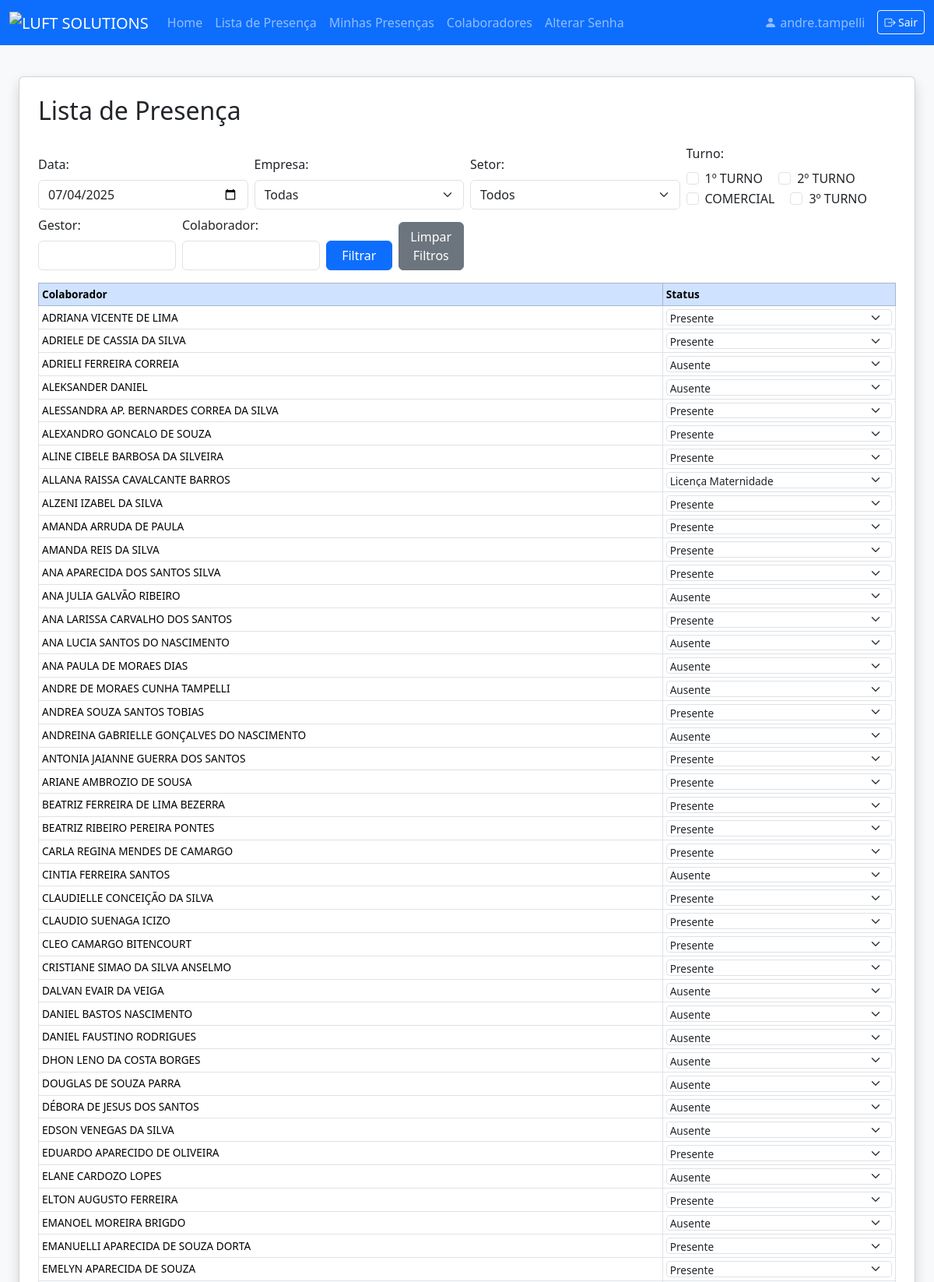
The page /lista_presenca (signed in, upper part) on the database its author committed.
### models.py (models this page shows)
class User(db.Model):
    id = db.Column(db.Integer, primary_key=True)
    nome_completo = db.Column(db.String(150), nullable=False)
    username = db.Column(db.String(80), unique=True, nullable=False)
    password = db.Column(db.String(200), nullable=False)
    role = db.Column(db.String(20), nullable=False, default='lider')
    empresa_id = db.Column(db.Integer, db.ForeignKey('empresa.id'))
    setor_id = db.Column(db.Integer, db.ForeignKey('setor.id'))
    empresas = db.relationship('Empresa', secondary=user_empresas, backref='usuarios')
    empresa = db.relationship('Empresa')
    setor = db.relationship('Setor')
    precisa_trocar_senha = db.Column(db.Boolean, default=True)

class Colaborador(db.Model):
    id = db.Column(db.Integer, primary_key=True)
    nome = db.Column(db.String(150), nullable=False)
    cpf = db.Column(db.String(14), unique=True, nullable=False)
    funcao = db.Column(db.String(100))
    admissao = db.Column(db.String(30), nullable=False)
    setor_id = db.Column(db.Integer, db.ForeignKey('setor.id'))
    empresa_id = db.Column(db.Integer, db.ForeignKey('empresa.id'))
    turno = db.Column(db.String(30))
    empregador = db.Column(db.String(150))
    situacao = db.Column(db.String(50))
    gestor = db.Column(db.String(150))
    setor = db.relationship('Setor')
    empresa = db.relationship('Empresa')

### app.py (the view)
@app.route('/lista_presenca', methods=['GET', 'POST'])
@login_required
def lista_presenca():
    if not has_permission(g.user, 'can_access_lista_presenca'):
        flash('Sem acesso.')
        return redirect(url_for('index'))
    user = g.user
    if request.method == 'POST':
        data_str = request.form.get('data')
        filtro_nome = request.form.get('filtro_nome', '')
        filtro_empresa = request.form.get('filtro_empresa', '')
        filtro_setor = request.form.get('filtro_setor', '')
        filtro_turno = request.form.get('filtro_turno', '')
        filtro_gestor = request.form.get('filtro_gestor', '')
        colaborador_ids = request.form.getlist('colaborador_ids')
        if colaborador_ids:
            colaboradores = Colaborador.query.filter(Colaborador.id.in_(colaborador_ids)).order_by(Colaborador.nome).all()
            for colaborador in colaboradores:
                status = request.form.get(f'status_{colaborador.id}', 'ausente')
                presenca = Presenca.query.filter_by(
                    colaborador_id=colaborador.id,
                    data=datetime.strptime(data_str, '%Y-%m-%d').date()
                ).first()
                if presenca:
                    presenca.status = status
                    presenca.usuario_id = user.id
                else:
                    presenca = Presenca(
                        colaborador_id=colaborador.id,
                        usuario_id=user.id,
                        data=datetime.strptime(data_str, '%Y-%m-%d').date(),
                        status=status
                    )
                    db.session.add(presenca)
            db.session.commit()
            flash('Lista de presença salva com sucesso!')
        else:
            flash('Nenhum colaborador filtrado para salvar!')
        return redirect(url_for('lista_presenca', data=data_str,
                                filtro_nome=filtro_nome,
                                filtro_empresa=filtro_empresa, filtro_setor=filtro_setor,
                                filtro_turno=filtro_turno, filtro_gestor=filtro_gestor))
    else:
        data_str = request.args.get('data')
        filtro_nome = request.args.get('filtro_nome', '')
        filtro_empresa = request.args.get('filtro_empresa', '')
        filtro_setor = request.args.get('filtro_setor', '')
        filtro_turno = request.args.getlist('filtro_turno')
        filtro_gestor = request.args.get('filtro_gestor', '')
    if data_str:
        try:
            data_selecionada = datetime.strptime(data_str, '%Y-%m-%d').date()
        except Exception:
            data_selecionada = date.today()
    else:
        data_selecionada = date.today()
    query = Colaborador.query
    if user.role in ['admin', 'master', 'rh']:
        pass
    elif user.role == 'coordenador':
        empresa_ids = [e.id for e in user.empresas]
        query = query.filter(Colaborador.empresa_id.in_(empresa_ids))
    else:
        query = query.filter(Colaborador.gestor == user.nome_completo)
    if filtro_nome:
        query = query.filter(Colaborador.nome.ilike(f'%{filtro_nome}%'))
    if filtro_empresa:
        query = query.filter(Colaborador.empresa_id == int(filtro_empresa))
    if filtro_setor:
        query = query.filter(Colaborador.setor_id == int(filtro_setor))
    if filtro_turno:
        query = query.filter(Colaborador.turno.in_(filtro_turno))
    if filtro_gestor:
        query = query.filter(Colaborador.gestor.ilike(f'%{filtro_gestor}%'))
    colaboradores = query.order_by(Colaborador.nome).all()
    presencas = {p.colaborador_id: p for p in Presenca.query.filter(
        Presenca.data == data_selecionada,
        Presenca.colaborador_id.in_([c.id for c in colaboradores])
    ).all()}
    empresas = Empresa.query.order_by(Empresa.nome).all()
    setores = Setor.query.order_by(Setor.nome).all()
    turnos = ['1º TURNO', '2º TURNO', 'COMERCIAL', '3º TURNO']
    gestores = [g[0] for g in db.session.query(Colaborador.gestor).filter(Colaborador.gestor != None).distinct().order_by(Colaborador.gestor).all()]
    return render_template(
        'lista_presenca.html',
        user=user,
        colaboradores=colaboradores,
        presencas=presencas,
        data_selecionada=data_selecionada,
        empresas=empresas,
        setores=setores,
        turnos=turnos,
        filtro_nome=filtro_nome,
        filtro_empresa=filtro_empresa,
        filtro_setor=filtro_setor,
        filtro_turno=filtro_turno,
        filtro_gestor=filtro_gestor,
        gestores=gestores
    )

### app.py (called while the page is built)
@app.after_request
def add_no_cache_headers(response):
    response.headers['Cache-Control'] = 'no-store, no-cache, must-revalidate, private'
    response.headers['Pragma'] = 'no-cache'
    response.headers['Expires'] = '0'
    return response

@app.before_request
def load_logged_in_user():
    user_id = session.get('user_id')
    g.user = None
    if user_id is not None:
        g.user = User.query.get(user_id)
    public_routes = ['login', 'static', 'home']
    if not g.user and request.endpoint not in public_routes:
        flash('Faça login para acessar esta página.')
        return redirect(url_for('login', next=request.url))

def login_required(f):
    @wraps(f)
    def decorated_function(*args, **kwargs):
        if g.user is None:
            flash('Faça login para acessar esta página.')
            return redirect(url_for('login', next=request.url))
        return f(*args, **kwargs)
    return decorated_function

def has_permission(user, perm_field):
    if not user:
        return False
    if user.username == MASTER_USER:
        return True
    perm = Permission.query.filter_by(role=user.role).first()
    return getattr(perm, perm_field, False) if perm else False

### templates/lista_presenca.html (shortened to what this page needs)
<!DOCTYPE html>
<html lang="pt-br">
<head>
    <link href="https://cdn.jsdelivr.net/npm/bootstrap@5.3.3/dist/css/bootstrap.min.css" rel="stylesheet">
</head>
<body class="bg-light">
{% extends "navbar.html" %}
{% block content %}
<div class="container-fluid mt-3">
<div class="card shadow p-4 mb-4">
    <h2 class="mb-4">Lista de Presença</h2>
    <form method="get" class="row align-items-end g-2 mb-3" autocomplete="off">
        <div class="col-12 col-md-3">
            <label for="data" class="form-label">Data:</label>
            <input type="date" id="data" name="data" class="form-control"
                   value="{{ data_selecionada.strftime('%Y-%m-%d') }}">
        </div>
        <div class="col-12 col-md-3">
            <label for="filtro_empresa" class="form-label">Empresa:</label>
            <select id="filtro_empresa" name="filtro_empresa" class="form-select">
                <option value="">Todas</option>
            </select>
        </div>
        <div class="col-12 col-md-3">
            <label for="filtro_setor" class="form-label">Setor:</label>
            <select id="filtro_setor" name="filtro_setor" class="form-select">
                <option value="">Todos</option>
            </select>
        </div>
        <div class="col-12 col-md-3">
            <label class="form-label d-block">Turno:</label>
            {% for turno in turnos %}
                <div class="form-check form-check-inline">
                    <input class="form-check-input" type="checkbox" name="filtro_turno" value="{{ turno }}"
                        id="turno_{{ loop.index }}"
                        {% if filtro_turno and turno in filtro_turno %}checked{% endif %}>
                    <label class="form-check-label" for="turno_{{ loop.index }}">{{ turno }}</label>
                </div>
            {% endfor %}
        </div>
        <div class="col-12 col-md-2">
            <label for="filtro_gestor" class="form-label">Gestor:</label>
            <input type="text" id="filtro_gestor" name="filtro_gestor" class="form-control" value="{{ filtro_gestor }}" list="gestoresList" autocomplete="off">
        </div>
        <div class="col-12 col-md-2">
            <label for="filtro_nome" class="form-label">Colaborador:</label>
            <input type="text" id="filtro_nome" name="filtro_nome" class="form-control" value="{{ filtro_nome }}" autocomplete="off">
        </div>
        <div class="col-12 col-md-2 d-flex align-items-end gap-2">
            <button type="submit" class="btn btn-primary w-100">Filtrar</button>
            <a href="{{ url_for('lista_presenca') }}" class="btn btn-secondary w-100">Limpar Filtros</a>
        </div>
    </form>
    <form method="POST">
        <div class="table-responsive">
            <table class="table table-bordered table-hover table-sm align-middle">
                <thead class="table-primary">
                    <tr>
                        <th>Colaborador</th>
                        <th>Status</th>
                    </tr>
                </thead>
                <tbody>
                    {% for c in colaboradores %}
                    <tr>
                        <td>{{ c.nome }}</td>
                        <td>
                            {% set status_val = presencas.get(c.id).status if presencas.get(c.id) else 'ausente' %}
                            <select name="status_{{ c.id }}" class="form-select form-select-sm">
                                <option value="ausente" {% if status_val == 'ausente' %}selected{% endif %}>Ausente</option>
                                <option value="presente" {% if status_val == 'presente' %}selected{% endif %}>Presente</option>
                                <option value="licenca_maternidade" {% if status_val == 'licenca_maternidade' %}selected{% endif %}>Licença Maternidade</option>
                            </select>
                        </td>
                    </tr>
                    {% endfor %}
                </tbody>
            </table>
        </div>
    </form>
</div>
</div>
{% endblock %}

### templates/navbar.html (shortened to what this page needs)
<!DOCTYPE html>
<html lang="pt-br">
<head>
  <link href="https://cdn.jsdelivr.net/npm/bootstrap@5.3.3/dist/css/bootstrap.min.css" rel="stylesheet">
  <link rel="stylesheet" href="https://cdn.jsdelivr.net/npm/bootstrap-icons@1.11.3/font/bootstrap-icons.min.css">
</head>
<body class="bg-light">
  <nav class="navbar navbar-expand-lg navbar-dark bg-primary">
    <div class="container-fluid">
      <a class="navbar-brand" href="#">
        <img src="https://i.postimg.cc/hPGVrc5f/LUFT-SOLUTIONS.webp" alt="LUFT SOLUTIONS" style="height:48px;">
      </a>
      <div class="collapse navbar-collapse" id="mainNavbar">
        <ul class="navbar-nav me-auto mb-2 mb-lg-0">
          {% if user and has_permission(user, 'can_access_index') %}
          <li class="nav-item">
            <a class="nav-link" href="{{ url_for('index') }}">Home</a>
          </li>
          {% endif %}
          {% if user and has_permission(user, 'can_access_lista_presenca') %}
          <li class="nav-item">
            <a class="nav-link" href="{{ url_for('lista_presenca') }}">Lista de Presença</a>
          </li>
          <li class="nav-item">
            <a class="nav-link" href="{{ url_for('minhas_presencas') }}">Minhas Presenças</a>
          </li>
          {% endif %}
          {% if user and has_permission(user, 'can_access_colaboradores') %}
          <li class="nav-item">
            <a class="nav-link" href="{{ url_for('colaboradores') }}">Colaboradores</a>
          </li>
          {% endif %}
          {% if user %}
          <li class="nav-item">
              <a class="nav-link" href="{{ url_for('alterar_senha') }}">Alterar Senha</a>
          </li>
          {% endif %}
        </ul>
        {% if user %}
        <div class="d-flex align-items-center">
          <span class="navbar-text me-3">
            <i class="bi bi-person-fill"></i> {{ user.username }}
          </span>
          <a href="{{ url_for('logout') }}" class="btn btn-outline-light btn-sm" title="Sair">
            <i class="bi bi-box-arrow-right"></i> Sair
          </a>
        </div>
        {% endif %}
      </div>
    </div>
  </nav>
  <div class="container-fluid" style="padding-top: 24px;">
    {% block content %}{% endblock %}
  </div>
</body>
</html>

### templates/lista_presenca.html (style rules this page uses)
.table-sm th, .table-sm td { font-size: 0.60rem; padding-top: 0.10rem; padding-bottom: 0.10rem; padding-left: 0.25rem; padding-right: 0.25rem; vertical-align: middle; }
.table-sm select.form-select { font-size: 0.60rem; padding: 0.05rem 0.25rem; height: 1.3rem; min-width: 70px; }
@media (min-width: 768px) { .table-sm th, .table-sm td { font-size: 0.85rem; } }
@media (min-width: 768px) { .table-sm select.form-select { font-size: 0.85rem; } }
.table-sm { margin-bottom: 0; }

### rows shown on the page
User: username "andre.tampelli"
Colaborador: nome "ADRIANA VICENTE DE LIMA", id "Presente"
Colaborador: nome "ADRIELE DE CASSIA DA SILVA", id "Presente"
Colaborador: nome "ADRIELI FERREIRA CORREIA", id "Ausente"
Colaborador: nome "ALEKSANDER DANIEL", id "Ausente"
Colaborador: nome "ALESSANDRA AP. BERNARDES CORREA DA SILVA", id "Presente"
Colaborador: nome "ALEXANDRO GONCALO DE SOUZA", id "Presente"
Colaborador: nome "ALINE CIBELE BARBOSA DA SILVEIRA", id "Presente"
Colaborador: nome "ALLANA RAISSA CAVALCANTE BARROS", id "Licença Maternidade"
Colaborador: nome "ALZENI IZABEL DA SILVA", id "Presente"
Colaborador: nome "AMANDA ARRUDA DE PAULA", id "Presente"
Colaborador: nome "AMANDA REIS DA SILVA", id "Presente"
Colaborador: nome "ANA APARECIDA DOS SANTOS SILVA", id "Presente"
Colaborador: nome "ANA JULIA GALVÃO RIBEIRO", id "Ausente"
Colaborador: nome "ANA LARISSA CARVALHO DOS SANTOS", id "Presente"
Colaborador: nome "ANA LUCIA SANTOS DO NASCIMENTO", id "Ausente"
Colaborador: nome "ANA PAULA DE MORAES DIAS", id "Ausente"
Colaborador: nome "ANDRE DE MORAES CUNHA TAMPELLI", id "Ausente"
Colaborador: nome "ANDREA SOUZA SANTOS TOBIAS", id "Presente"
Colaborador: nome "ANDREINA GABRIELLE GONÇALVES DO NASCIMENTO", id "Ausente"
Colaborador: nome "ANTONIA JAIANNE GUERRA DOS SANTOS", id "Presente"
Colaborador: nome "ARIANE AMBROZIO DE SOUSA", id "Presente"
Colaborador: nome "BEATRIZ FERREIRA DE LIMA BEZERRA", id "Presente"
Colaborador: nome "BEATRIZ RIBEIRO PEREIRA PONTES", id "Presente"
Colaborador: nome "CARLA REGINA MENDES DE CAMARGO", id "Presente"
Colaborador: nome "CINTIA FERREIRA SANTOS", id "Ausente"
Colaborador: nome "CLAUDIELLE CONCEIÇÃO DA SILVA", id "Presente"
Colaborador: nome "CLAUDIO SUENAGA ICIZO", id "Presente"
Colaborador: nome "CLEO CAMARGO BITENCOURT", id "Presente"
Colaborador: nome "CRISTIANE SIMAO DA SILVA ANSELMO", id "Presente"
Colaborador: nome "DALVAN EVAIR DA VEIGA", id "Ausente"
Colaborador: nome "DANIEL BASTOS NASCIMENTO", id "Ausente"
Colaborador: nome "DANIEL FAUSTINO RODRIGUES", id "Ausente"
Colaborador: nome "DHON LENO DA COSTA BORGES", id "Ausente"
Colaborador: nome "DOUGLAS DE SOUZA PARRA", id "Ausente"
Colaborador: nome "DÉBORA DE JESUS DOS SANTOS", id "Ausente"
Colaborador: nome "EDSON VENEGAS DA SILVA", id "Ausente"
Colaborador: nome "EDUARDO APARECIDO DE OLIVEIRA", id "Presente"
Colaborador: nome "ELANE CARDOZO LOPES", id "Ausente"
Colaborador: nome "ELTON AUGUSTO FERREIRA", id "Presente"
Colaborador: nome "EMANOEL MOREIRA BRIGDO", id "Ausente"
Colaborador: nome "EMANUELLI APARECIDA DE SOUZA DORTA", id "Presente"
Colaborador: nome "EMELYN APARECIDA DE SOUZA", id "Presente"

### other values the page prints
{{ turno }} "1º TURNO" "2º TURNO" "COMERCIAL" "3º TURNO"
